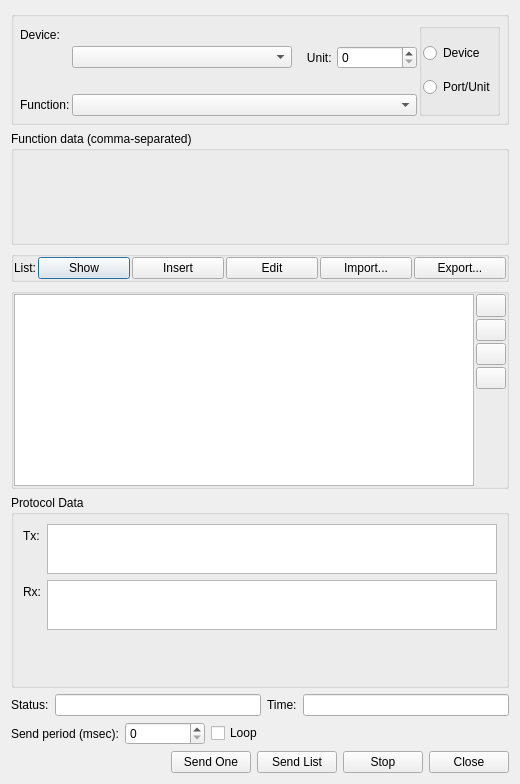
<?xml version="1.0" encoding="UTF-8"?>
<ui version="4.0">
 <class>mbClientSendMessageUi</class>
 <widget class="QDialog" name="mbClientSendMessageUi">
  <property name="geometry">
   <rect>
    <x>0</x>
    <y>0</y>
    <width>520</width>
    <height>784</height>
   </rect>
  </property>
  <property name="minimumSize">
   <size>
    <width>520</width>
    <height>0</height>
   </size>
  </property>
  <property name="windowTitle">
   <string>Send Message</string>
  </property>
  <layout class="QVBoxLayout" name="verticalLayout_7">
   <item>
    <widget class="QGroupBox" name="grCommonParams">
     <property name="title">
      <string/>
     </property>
     <layout class="QHBoxLayout" name="horizontalLayout">
      <property name="spacing">
       <number>2</number>
      </property>
      <property name="leftMargin">
       <number>6</number>
      </property>
      <property name="topMargin">
       <number>6</number>
      </property>
      <property name="rightMargin">
       <number>6</number>
      </property>
      <property name="bottomMargin">
       <number>6</number>
      </property>
      <item>
       <layout class="QFormLayout" name="formLayout_4">
        <item row="0" column="0">
         <widget class="QLabel" name="lbSendTo">
          <property name="text">
           <string>Device:</string>
          </property>
         </widget>
        </item>
        <item row="0" column="1">
         <widget class="QStackedWidget" name="swSendTo">
          <property name="currentIndex">
           <number>1</number>
          </property>
          <widget class="QWidget" name="pgDevice">
           <layout class="QHBoxLayout" name="horizontalLayout_2" stretch="0">
            <property name="spacing">
             <number>0</number>
            </property>
            <property name="leftMargin">
             <number>0</number>
            </property>
            <property name="topMargin">
             <number>0</number>
            </property>
            <property name="rightMargin">
             <number>0</number>
            </property>
            <property name="bottomMargin">
             <number>0</number>
            </property>
            <item>
             <widget class="QComboBox" name="cmbDevice"/>
            </item>
           </layout>
          </widget>
          <widget class="QWidget" name="pgPortUnit">
           <layout class="QHBoxLayout" name="horizontalLayout_5" stretch="1,0,0">
            <property name="spacing">
             <number>5</number>
            </property>
            <property name="leftMargin">
             <number>0</number>
            </property>
            <property name="topMargin">
             <number>0</number>
            </property>
            <property name="rightMargin">
             <number>0</number>
            </property>
            <property name="bottomMargin">
             <number>0</number>
            </property>
            <item>
             <widget class="QComboBox" name="cmbPort">
              <property name="minimumSize">
               <size>
                <width>100</width>
                <height>0</height>
               </size>
              </property>
             </widget>
            </item>
            <item>
             <widget class="QLabel" name="label_4">
              <property name="text">
               <string>   Unit:</string>
              </property>
             </widget>
            </item>
            <item>
             <widget class="QSpinBox" name="spUnit">
              <property name="minimumSize">
               <size>
                <width>80</width>
                <height>0</height>
               </size>
              </property>
             </widget>
            </item>
           </layout>
          </widget>
         </widget>
        </item>
        <item row="1" column="0">
         <widget class="QLabel" name="label_9">
          <property name="text">
           <string>Function:</string>
          </property>
         </widget>
        </item>
        <item row="1" column="1">
         <widget class="QComboBox" name="cmbFunction"/>
        </item>
       </layout>
      </item>
      <item>
       <widget class="QGroupBox" name="grSendType">
        <property name="title">
         <string/>
        </property>
        <layout class="QVBoxLayout" name="verticalLayout_3">
         <property name="spacing">
          <number>1</number>
         </property>
         <property name="leftMargin">
          <number>1</number>
         </property>
         <property name="topMargin">
          <number>1</number>
         </property>
         <property name="rightMargin">
          <number>1</number>
         </property>
         <property name="bottomMargin">
          <number>1</number>
         </property>
         <item>
          <widget class="QRadioButton" name="rdDevice">
           <property name="text">
            <string>Device</string>
           </property>
          </widget>
         </item>
         <item>
          <widget class="QRadioButton" name="rdPortUnit">
           <property name="text">
            <string>Port/Unit</string>
           </property>
          </widget>
         </item>
        </layout>
       </widget>
      </item>
     </layout>
    </widget>
   </item>
   <item>
    <widget class="QGroupBox" name="grFunctionData">
     <property name="title">
      <string>Function data (comma-separated)</string>
     </property>
     <layout class="QVBoxLayout" name="verticalLayout_4">
      <property name="spacing">
       <number>0</number>
      </property>
      <property name="leftMargin">
       <number>0</number>
      </property>
      <property name="topMargin">
       <number>0</number>
      </property>
      <property name="rightMargin">
       <number>0</number>
      </property>
      <property name="bottomMargin">
       <number>0</number>
      </property>
      <item>
       <widget class="QStackedWidget" name="swFunctionData">
        <property name="currentIndex">
         <number>-1</number>
        </property>
       </widget>
      </item>
     </layout>
    </widget>
   </item>
   <item>
    <widget class="QGroupBox" name="grListMenu">
     <property name="maximumSize">
      <size>
       <width>16777215</width>
       <height>35</height>
      </size>
     </property>
     <property name="title">
      <string/>
     </property>
     <layout class="QHBoxLayout" name="horizontalLayout_6">
      <property name="spacing">
       <number>2</number>
      </property>
      <property name="leftMargin">
       <number>0</number>
      </property>
      <property name="topMargin">
       <number>0</number>
      </property>
      <property name="rightMargin">
       <number>0</number>
      </property>
      <property name="bottomMargin">
       <number>0</number>
      </property>
      <item>
       <widget class="QLabel" name="label_2">
        <property name="sizePolicy">
         <sizepolicy hsizetype="Fixed" vsizetype="Preferred">
          <horstretch>0</horstretch>
          <verstretch>0</verstretch>
         </sizepolicy>
        </property>
        <property name="text">
         <string>List:</string>
        </property>
       </widget>
      </item>
      <item>
       <widget class="QPushButton" name="btnListShowHide">
        <property name="text">
         <string>Show</string>
        </property>
       </widget>
      </item>
      <item>
       <widget class="QPushButton" name="btnListInsert">
        <property name="text">
         <string>Insert</string>
        </property>
       </widget>
      </item>
      <item>
       <widget class="QPushButton" name="btnListEdit">
        <property name="text">
         <string>Edit</string>
        </property>
       </widget>
      </item>
      <item>
       <widget class="QPushButton" name="btnListImport">
        <property name="text">
         <string>Import...</string>
        </property>
       </widget>
      </item>
      <item>
       <widget class="QPushButton" name="btnListExport">
        <property name="text">
         <string>Export...</string>
        </property>
       </widget>
      </item>
     </layout>
    </widget>
   </item>
   <item>
    <widget class="QGroupBox" name="grList">
     <property name="title">
      <string/>
     </property>
     <layout class="QHBoxLayout" name="horizontalLayout_8">
      <property name="spacing">
       <number>2</number>
      </property>
      <property name="leftMargin">
       <number>0</number>
      </property>
      <property name="topMargin">
       <number>0</number>
      </property>
      <property name="rightMargin">
       <number>0</number>
      </property>
      <property name="bottomMargin">
       <number>0</number>
      </property>
      <item>
       <widget class="QTableView" name="lsList">
        <attribute name="horizontalHeaderMinimumSectionSize">
         <number>30</number>
        </attribute>
        <attribute name="horizontalHeaderStretchLastSection">
         <bool>true</bool>
        </attribute>
        <attribute name="verticalHeaderDefaultSectionSize">
         <number>25</number>
        </attribute>
        <attribute name="verticalHeaderStretchLastSection">
         <bool>false</bool>
        </attribute>
       </widget>
      </item>
      <item>
       <layout class="QVBoxLayout" name="verticalLayout">
        <property name="spacing">
         <number>2</number>
        </property>
        <item>
         <widget class="QPushButton" name="btnListRemove">
          <property name="maximumSize">
           <size>
            <width>30</width>
            <height>16777215</height>
           </size>
          </property>
          <property name="font">
           <font>
            <pointsize>10</pointsize>
            <bold>true</bold>
           </font>
          </property>
          <property name="text">
           <string/>
          </property>
          <property name="icon">
           <iconset resource="../../../core/gui/core_rsc.qrc">
            <normaloff>:/core/icons/minus.png</normaloff>:/core/icons/minus.png</iconset>
          </property>
         </widget>
        </item>
        <item>
         <widget class="QPushButton" name="btnListMoveUp">
          <property name="maximumSize">
           <size>
            <width>30</width>
            <height>16777215</height>
           </size>
          </property>
          <property name="text">
           <string/>
          </property>
          <property name="icon">
           <iconset resource="../../../core/gui/core_rsc.qrc">
            <normaloff>:/core/icons/arrow_up.png</normaloff>:/core/icons/arrow_up.png</iconset>
          </property>
         </widget>
        </item>
        <item>
         <widget class="QPushButton" name="btnListMoveDown">
          <property name="maximumSize">
           <size>
            <width>30</width>
            <height>16777215</height>
           </size>
          </property>
          <property name="text">
           <string/>
          </property>
          <property name="icon">
           <iconset resource="../../../core/gui/core_rsc.qrc">
            <normaloff>:/core/icons/arrow_down.png</normaloff>:/core/icons/arrow_down.png</iconset>
          </property>
         </widget>
        </item>
        <item>
         <widget class="QPushButton" name="btnListClear">
          <property name="maximumSize">
           <size>
            <width>30</width>
            <height>16777215</height>
           </size>
          </property>
          <property name="text">
           <string/>
          </property>
          <property name="icon">
           <iconset resource="../../../core/gui/core_rsc.qrc">
            <normaloff>:/core/icons/clear.png</normaloff>:/core/icons/clear.png</iconset>
          </property>
         </widget>
        </item>
        <item>
         <spacer name="verticalSpacer">
          <property name="orientation">
           <enum>Qt::Vertical</enum>
          </property>
          <property name="sizeHint" stdset="0">
           <size>
            <width>20</width>
            <height>40</height>
           </size>
          </property>
         </spacer>
        </item>
       </layout>
      </item>
     </layout>
    </widget>
   </item>
   <item>
    <widget class="QGroupBox" name="groupBox">
     <property name="title">
      <string>Protocol Data</string>
     </property>
     <layout class="QFormLayout" name="formLayout">
      <item row="0" column="0">
       <widget class="QLabel" name="label_6">
        <property name="text">
         <string>Tx:</string>
        </property>
       </widget>
      </item>
      <item row="0" column="1">
       <widget class="QPlainTextEdit" name="txtModbusTx">
        <property name="enabled">
         <bool>true</bool>
        </property>
        <property name="sizePolicy">
         <sizepolicy hsizetype="Expanding" vsizetype="Fixed">
          <horstretch>0</horstretch>
          <verstretch>0</verstretch>
         </sizepolicy>
        </property>
        <property name="maximumSize">
         <size>
          <width>16777215</width>
          <height>50</height>
         </size>
        </property>
        <property name="undoRedoEnabled">
         <bool>false</bool>
        </property>
        <property name="readOnly">
         <bool>true</bool>
        </property>
       </widget>
      </item>
      <item row="1" column="0">
       <widget class="QLabel" name="label_5">
        <property name="text">
         <string>Rx:</string>
        </property>
       </widget>
      </item>
      <item row="1" column="1">
       <widget class="QPlainTextEdit" name="txtModbusRx">
        <property name="enabled">
         <bool>true</bool>
        </property>
        <property name="maximumSize">
         <size>
          <width>16777215</width>
          <height>50</height>
         </size>
        </property>
        <property name="undoRedoEnabled">
         <bool>false</bool>
        </property>
        <property name="readOnly">
         <bool>true</bool>
        </property>
       </widget>
      </item>
      <item row="2" column="1">
       <spacer name="verticalSpacer_4">
        <property name="orientation">
         <enum>Qt::Vertical</enum>
        </property>
        <property name="sizeHint" stdset="0">
         <size>
          <width>20</width>
          <height>40</height>
         </size>
        </property>
       </spacer>
      </item>
     </layout>
    </widget>
   </item>
   <item>
    <layout class="QHBoxLayout" name="horizontalLayout_7">
     <item>
      <widget class="QLabel" name="label">
       <property name="text">
        <string>Status:</string>
       </property>
      </widget>
     </item>
     <item>
      <widget class="QLineEdit" name="lnStatus">
       <property name="readOnly">
        <bool>true</bool>
       </property>
      </widget>
     </item>
     <item>
      <widget class="QLabel" name="label_3">
       <property name="text">
        <string>Time:</string>
       </property>
      </widget>
     </item>
     <item>
      <widget class="QLineEdit" name="lnTimestamp">
       <property name="readOnly">
        <bool>true</bool>
       </property>
      </widget>
     </item>
    </layout>
   </item>
   <item>
    <layout class="QHBoxLayout" name="horizontalLayout_4">
     <item>
      <widget class="QLabel" name="label_10">
       <property name="text">
        <string>Send period (msec):</string>
       </property>
      </widget>
     </item>
     <item>
      <widget class="QSpinBox" name="spPeriod">
       <property name="minimumSize">
        <size>
         <width>80</width>
         <height>0</height>
        </size>
       </property>
       <property name="maximum">
        <number>100000000</number>
       </property>
       <property name="value">
        <number>0</number>
       </property>
      </widget>
     </item>
     <item>
      <widget class="QCheckBox" name="chbUseLoop">
       <property name="text">
        <string>Loop</string>
       </property>
      </widget>
     </item>
     <item>
      <spacer name="horizontalSpacer">
       <property name="orientation">
        <enum>Qt::Horizontal</enum>
       </property>
       <property name="sizeHint" stdset="0">
        <size>
         <width>40</width>
         <height>20</height>
        </size>
       </property>
      </spacer>
     </item>
    </layout>
   </item>
   <item>
    <layout class="QHBoxLayout" name="horizontalLayout_3" stretch="0,0,0,0,0">
     <item>
      <spacer name="horizontalSpacer_3">
       <property name="orientation">
        <enum>Qt::Horizontal</enum>
       </property>
       <property name="sizeHint" stdset="0">
        <size>
         <width>40</width>
         <height>20</height>
        </size>
       </property>
      </spacer>
     </item>
     <item>
      <widget class="QPushButton" name="btnSendOne">
       <property name="text">
        <string>Send One</string>
       </property>
      </widget>
     </item>
     <item>
      <widget class="QPushButton" name="btnSendList">
       <property name="text">
        <string>Send List</string>
       </property>
      </widget>
     </item>
     <item>
      <widget class="QPushButton" name="btnStop">
       <property name="text">
        <string>Stop</string>
       </property>
      </widget>
     </item>
     <item>
      <widget class="QPushButton" name="btnClose">
       <property name="text">
        <string>Close</string>
       </property>
      </widget>
     </item>
    </layout>
   </item>
  </layout>
 </widget>
 <resources>
  <include location="../../../core/gui/core_rsc.qrc"/>
 </resources>
 <connections/>
</ui>
